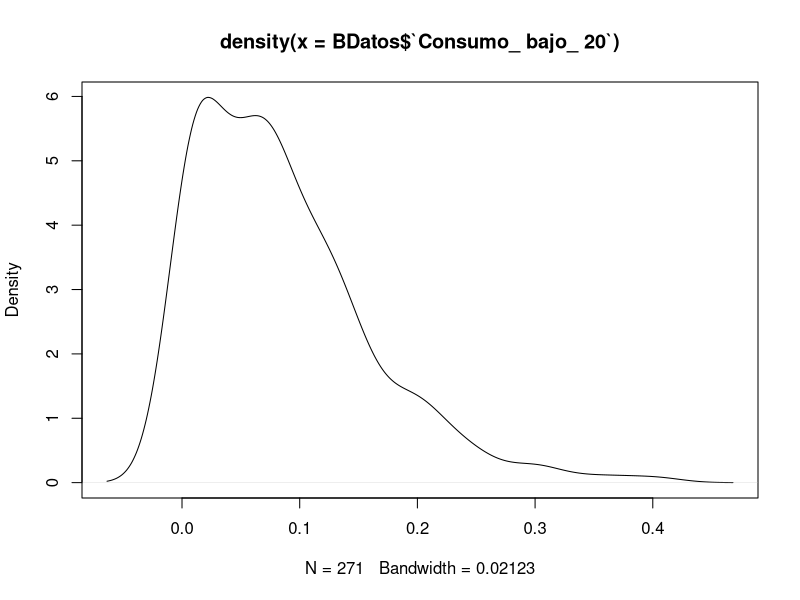
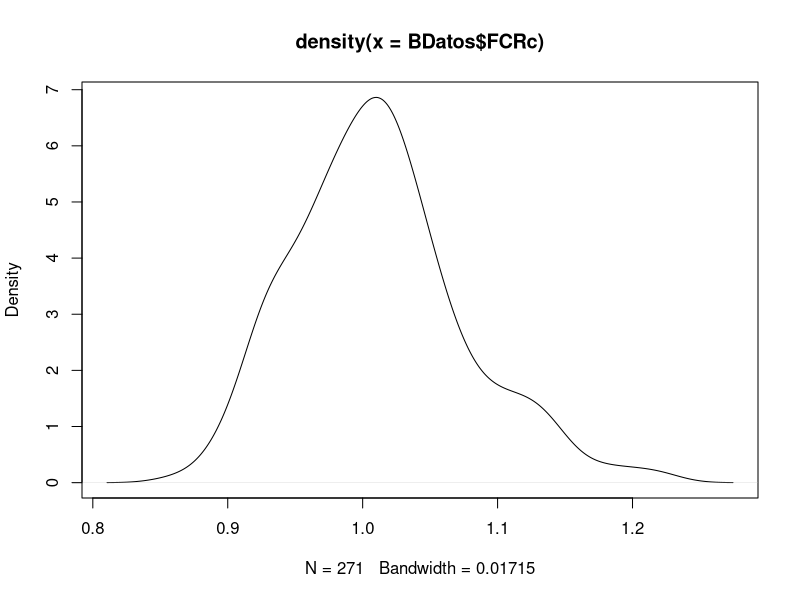
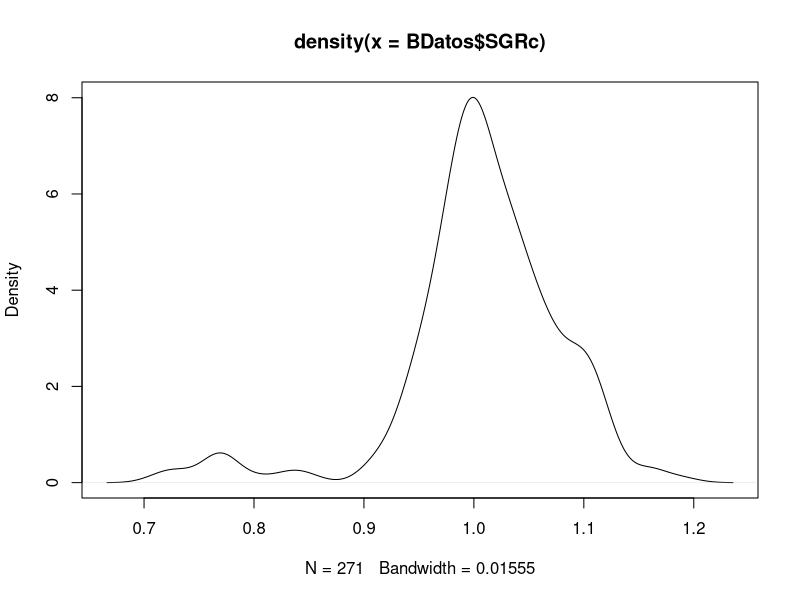
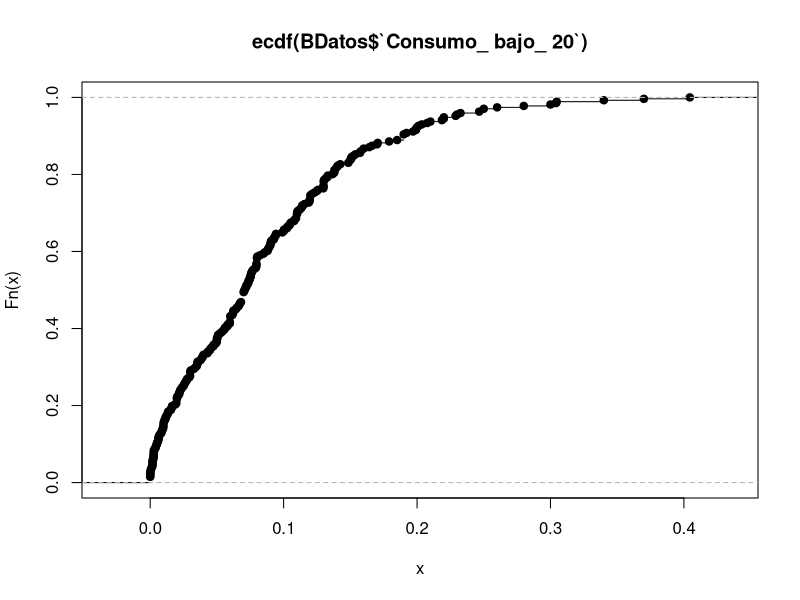
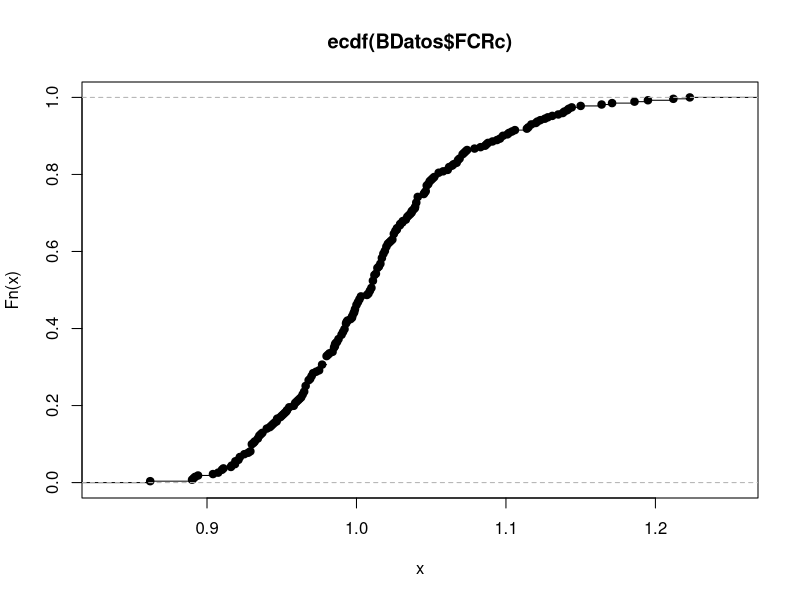
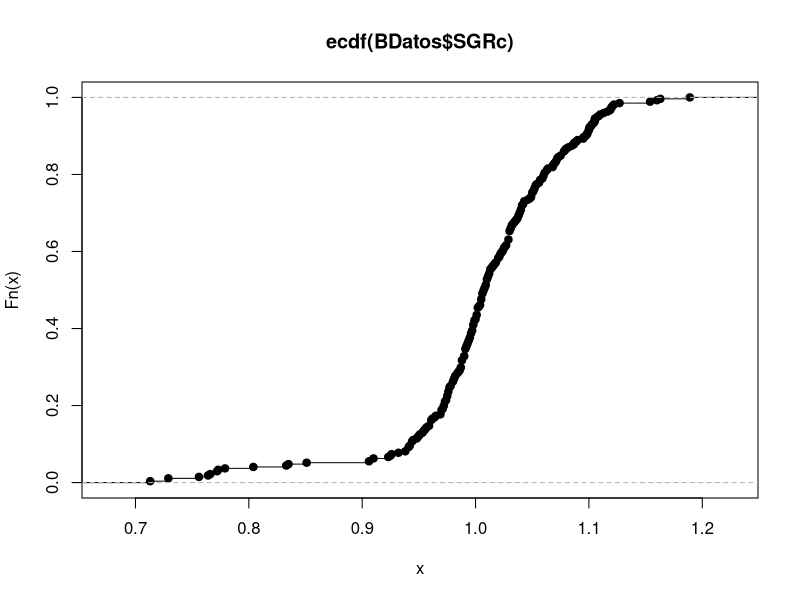
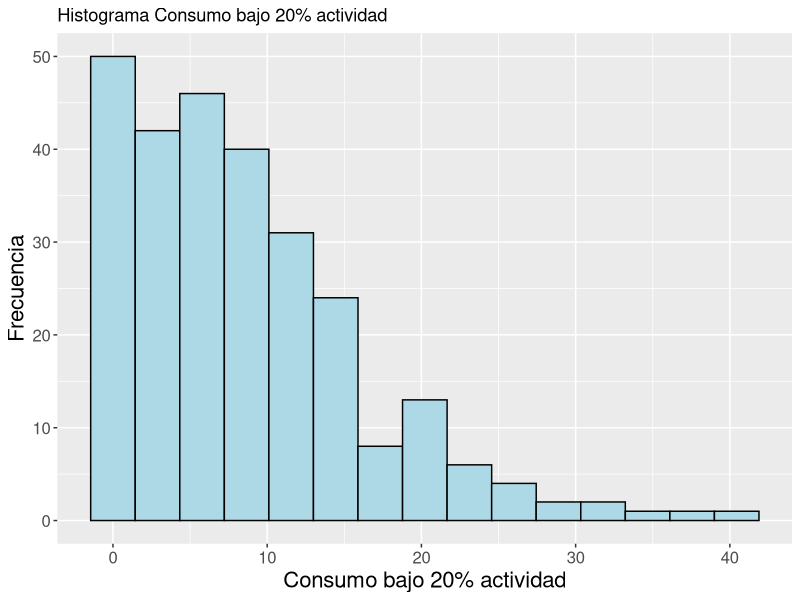
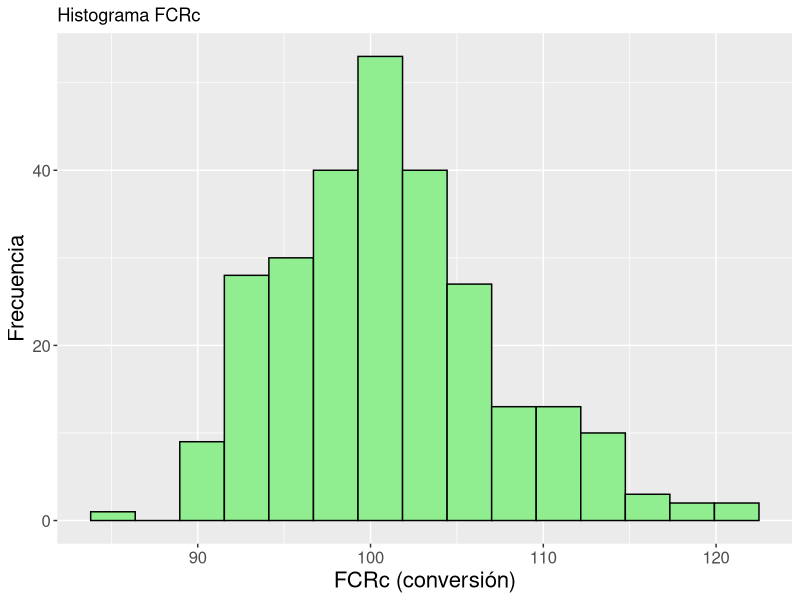

Here is the R script that generated these plots, in order:
## ---- chunk 1
knitr::opts_chunk$set(echo = TRUE)
library(datasets)
library(ggplot2)
library(readxl)
library(tidyr)
library(dplyr)
library(lme4)
library(graphics)
library(stats)
## ---- chunk 2
read_excel("Base_Datos_Cons_FCR_SGR.xlsx")
BDatos <-read_excel("Base_Datos_Cons_FCR_SGR.xlsx")
## ---- chunk 3
summary(BDatos)
## ---- chunk 4
BDatos$Year_class <- as.factor(BDatos$Year_class)
BDatos$`Fecha_cosecha` <- as.factor(BDatos$`Fecha_cosecha`)
BDatos$Jaula <-as.factor(BDatos$Jaula)
BDatos$Centro <- as.factor(BDatos$Centro)
summary(BDatos)
str(BDatos)
## ---- chunk 5
plot (density(BDatos$`Consumo_ bajo_ 20`))
plot (density(BDatos$FCRc))
plot (density(BDatos$SGRc))

## ---- chunk 6
plot (ecdf(BDatos$`Consumo_ bajo_ 20`))
plot (ecdf(BDatos$FCRc))
plot (ecdf(BDatos$SGRc))
## ---- chunk 7
BDatos_mod <-BDatos %>% mutate(Consumo_20=`Consumo_ bajo_ 20` *100 , FCRc_porc=FCRc*100, SGRc_porc=SGRc*100) %>% select (Year_class, Centro, Consumo_20, FCRc_porc,SGRc_porc)
summary (BDatos_mod)
str(BDatos_mod)
## ---- chunk 8
Mi_gráfico = theme(axis.title.x = element_text(size = 16), axis.text.x = element_text(size = 12), axis.title.y = element_text(size = 16), axis.text.y = element_text(size = 12))
## ---- chunk 9
ggplot(BDatos_mod, aes(Consumo_20))+theme_gray()+
  geom_histogram(bins = 15, color= "black",fill="light blue")+
  labs(title="Histograma Consumo bajo 20% actividad", x="Consumo bajo 20% actividad", y="Frecuencia")+ Mi_gráfico
## ---- chunk 10
ggplot(BDatos_mod, aes(FCRc_porc))+theme_gray()+
  geom_histogram(bins = 15, color= "black",fill="light green")+
  labs(title="Histograma FCRc", x="FCRc (conversión)",y="Frecuencia")+ Mi_gráfico
## ---- chunk 11
ggplot(BDatos_mod, aes(SGRc_porc))+theme_gray()+
  geom_histogram(bins = 15, color= "black",fill="light yellow")+
  labs(title="Histograma SGRc", x="SGRc (crecimiento)", 
       y="Frecuencia")+ Mi_gráfico
## ---- chunk 12
ggplot(BDatos_mod , aes(x= Centro , y=FCRc_porc , fill= Centro)) +
    geom_boxplot(color= "brown") + labs( x="Centro de cultivo" , y="FCRc")+ Mi_gráfico
## ---- chunk 13
ggplot(BDatos_mod , aes(x=Centro , y=SGRc_porc ,fill=Centro)) +
    geom_boxplot(color= "brown") + labs( x="Centro de cultivo" , y="SGRc")+ Mi_gráfico
## ---- chunk 14
ggplot(BDatos_mod , aes(x= Consumo_20 , y=FCRc_porc)) +
    geom_point(color= "blue") + labs( x="Consumo bajo 20% actividad" , y="FCRc")+ Mi_gráfico
## ---- chunk 15
ggplot(BDatos_mod , aes(x= Consumo_20 , y=SGRc_porc)) +
    geom_point (color= "brown") + labs( x="Consumo bajo 20% actividad" , y="SGRc")+ Mi_gráfico
## ---- chunk 16
BDatos_mod %>% group_by(Centro) %>% summarise(Consumo20_prom = mean(Consumo_20), FCRc_prom = mean(FCRc_porc), SGRc_prom =mean(SGRc_porc))   
BDatos_gcentro <- BDatos_mod %>% group_by(Centro) %>% summarise(Consumo20_prom = mean(Consumo_20), FCRc_prom = mean(FCRc_porc), SGRc_prom =mean(SGRc_porc))   

## ---- chunk 17
BDatos_gcentro %>% filter(Consumo20_prom > 12)%>%arrange(-Consumo20_prom)
BDatos_top <- BDatos_gcentro %>% filter(Consumo20_prom > 12)%>%arrange (-Consumo20_prom)

## ---- chunk 18
Consumo_20 <- BDatos_mod$Consumo_20
FCRc_porc <- BDatos_mod$FCRc_porc
SGRc_porc <- BDatos_mod$SGRc_porc
## ---- chunk 19
 ggplot(BDatos_mod , aes(x= Consumo_20 , y=FCRc_porc))+ geom_smooth(method = "lm", se= TRUE , color= "blue")  + Mi_gráfico
## ---- chunk 20
 ggplot(BDatos_mod , aes(x= Consumo_20 , y=SGRc_porc))+ geom_smooth(method = "lm", se= TRUE, color= "red")  + Mi_gráfico
## ---- chunk 21
cor(Consumo_20 , FCRc_porc)
cor(Consumo_20 , SGRc_porc)
## ---- chunk 22
head(BDatos_top)
## ---- chunk 23
cor(BDatos_top$Consumo20_prom , BDatos_top$FCRc_prom)
cor(BDatos_top$Consumo20_prom , BDatos_top$SGRc_prom)
